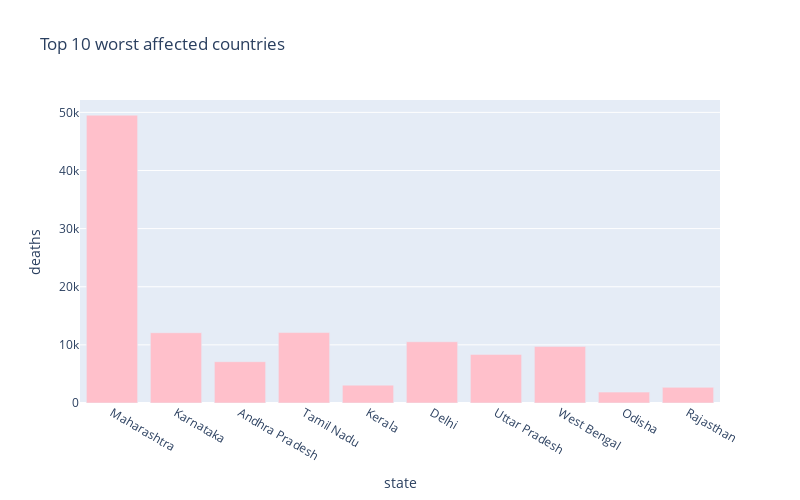

Notebook source saved alongside this figure:
### Code cell
px.bar(
    sorted_India_df.head(10),
    x = "state",
    y = "deaths",
    title= "Top 10 worst affected countries", # the axis names
    color_discrete_sequence=["pink"], 
    height=500,
    width=800
)

### Figure 1 — Plotly figure (JSON) as saved in the notebook; plotly's stock layout.template omitted (floating-point values rounded to 4 significant figures)
{"data": [{"alignmentgroup": "True", "hovertemplate": "state=%{x}<br>deaths=%{y}<extra></extra>", "legendgroup": "", "marker": {"color": "pink"}, "name": "", "offsetgroup": "", "orientation": "v", "showlegend": false, "textposition": "auto", "type": "bar", "x": ["Maharashtra", "Karnataka", "Andhra Pradesh", "Tamil Nadu", "Kerala", "Delhi", "Uttar Pradesh", "West Bengal", "Odisha", "Rajasthan"], "xaxis": "x", "y": [49521, 12090, 7108, 12122, 3072, 10536, 8364, 9712, 1873, 2696], "yaxis": "y"}], "layout": {"barmode": "relative", "height": 500, "legend": {"tracegroupgap": 0}, "title": {"text": "Top 10 worst affected countries"}, "width": 800, "xaxis": {"anchor": "y", "domain": [0, 1], "title": {"text": "state"}}, "yaxis": {"anchor": "x", "domain": [0, 1], "title": {"text": "deaths"}}}}
